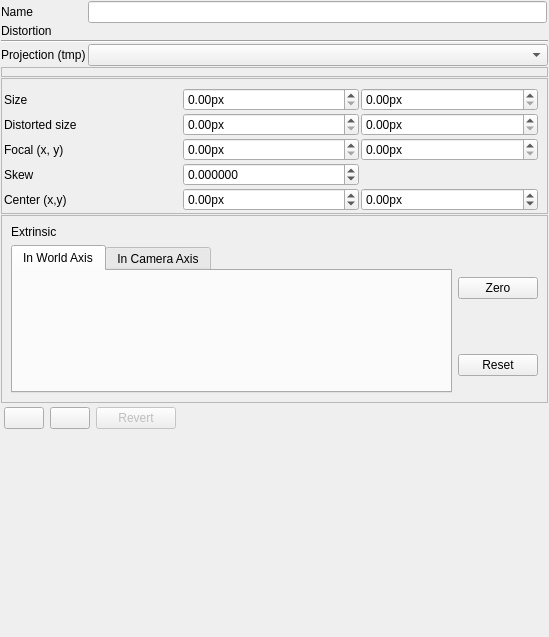
<?xml version="1.0" encoding="UTF-8"?>
<ui version="4.0">
 <class>CameraModelParametersControlWidget</class>
 <widget class="QWidget" name="CameraModelParametersControlWidget">
  <property name="geometry">
   <rect>
    <x>0</x>
    <y>0</y>
    <width>549</width>
    <height>637</height>
   </rect>
  </property>
  <property name="windowTitle">
   <string>Form</string>
  </property>
  <layout class="QGridLayout" name="mainLayout">
   <property name="leftMargin">
    <number>1</number>
   </property>
   <property name="topMargin">
    <number>1</number>
   </property>
   <property name="rightMargin">
    <number>1</number>
   </property>
   <property name="bottomMargin">
    <number>1</number>
   </property>
   <property name="spacing">
    <number>1</number>
   </property>
   <item row="4" column="0" colspan="4">
    <widget class="LensDistortionModelParametersControlWidget" name="lensDistortionWidget" native="true">
     <property name="sizePolicy">
      <sizepolicy hsizetype="Preferred" vsizetype="Minimum">
       <horstretch>0</horstretch>
       <verstretch>0</verstretch>
      </sizepolicy>
     </property>
     <property name="minimumSize">
      <size>
       <width>0</width>
       <height>0</height>
      </size>
     </property>
    </widget>
   </item>
   <item row="16" column="0" colspan="4">
    <widget class="QFrame" name="frame_2">
     <property name="sizePolicy">
      <sizepolicy hsizetype="Preferred" vsizetype="Preferred">
       <horstretch>0</horstretch>
       <verstretch>0</verstretch>
      </sizepolicy>
     </property>
     <property name="minimumSize">
      <size>
       <width>0</width>
       <height>100</height>
      </size>
     </property>
     <property name="frameShape">
      <enum>QFrame::StyledPanel</enum>
     </property>
     <property name="frameShadow">
      <enum>QFrame::Raised</enum>
     </property>
     <layout class="QGridLayout" name="gridLayout">
      <item row="1" column="1">
       <widget class="QPushButton" name="zeroExtrinsicsPushButton">
        <property name="sizePolicy">
         <sizepolicy hsizetype="Fixed" vsizetype="Fixed">
          <horstretch>0</horstretch>
          <verstretch>0</verstretch>
         </sizepolicy>
        </property>
        <property name="toolTip">
         <string>Sets all extrinsic parameteres to 0</string>
        </property>
        <property name="text">
         <string>Zero</string>
        </property>
        <property name="icon">
         <iconset resource="../../resources/main.qrc">
          <normaloff>:/new/prefix1/bullet_blue.png</normaloff>:/new/prefix1/bullet_blue.png</iconset>
        </property>
        <property name="iconSize">
         <size>
          <width>24</width>
          <height>24</height>
         </size>
        </property>
       </widget>
      </item>
      <item row="2" column="1">
       <widget class="QPushButton" name="resetExtrinsicsPushButton">
        <property name="toolTip">
         <string>Sets angles to default camera rotation</string>
        </property>
        <property name="text">
         <string>Reset</string>
        </property>
        <property name="icon">
         <iconset resource="../../resources/main.qrc">
          <normaloff>:/new/prefix1/bullet_orange.png</normaloff>:/new/prefix1/bullet_orange.png</iconset>
        </property>
        <property name="iconSize">
         <size>
          <width>24</width>
          <height>24</height>
         </size>
        </property>
       </widget>
      </item>
      <item row="1" column="0" rowspan="2">
       <widget class="QTabWidget" name="tabWidget">
        <property name="enabled">
         <bool>true</bool>
        </property>
        <property name="sizePolicy">
         <sizepolicy hsizetype="MinimumExpanding" vsizetype="MinimumExpanding">
          <horstretch>0</horstretch>
          <verstretch>0</verstretch>
         </sizepolicy>
        </property>
        <property name="toolTip">
         <string>&lt;html&gt;&lt;head/&gt;&lt;body&gt;&lt;p&gt;World Coordinate&lt;/p&gt;&lt;p&gt;&lt;br/&gt;&lt;/p&gt;&lt;/body&gt;&lt;/html&gt;</string>
        </property>
        <property name="currentIndex">
         <number>0</number>
        </property>
        <widget class="QWidget" name="tab">
         <attribute name="title">
          <string>In World Axis</string>
         </attribute>
         <layout class="QGridLayout" name="gridLayout_2">
          <item row="0" column="0">
           <widget class="Affine3dControlWidget" name="extrinsicWorldWidget" native="true">
            <property name="sizePolicy">
             <sizepolicy hsizetype="Preferred" vsizetype="Fixed">
              <horstretch>0</horstretch>
              <verstretch>0</verstretch>
             </sizepolicy>
            </property>
            <property name="minimumSize">
             <size>
              <width>0</width>
              <height>100</height>
             </size>
            </property>
           </widget>
          </item>
         </layout>
        </widget>
        <widget class="QWidget" name="tab_2">
         <attribute name="title">
          <string>In Camera Axis</string>
         </attribute>
         <layout class="QGridLayout" name="gridLayout_3">
          <item row="0" column="0">
           <widget class="Affine3dControlWidget" name="extrinsicCamWidget" native="true">
            <property name="sizePolicy">
             <sizepolicy hsizetype="Preferred" vsizetype="Fixed">
              <horstretch>0</horstretch>
              <verstretch>0</verstretch>
             </sizepolicy>
            </property>
            <property name="minimumSize">
             <size>
              <width>0</width>
              <height>100</height>
             </size>
            </property>
           </widget>
          </item>
         </layout>
        </widget>
       </widget>
      </item>
      <item row="0" column="0">
       <widget class="QLabel" name="label_4">
        <property name="text">
         <string>Extrinsic</string>
        </property>
       </widget>
      </item>
     </layout>
    </widget>
   </item>
   <item row="2" column="0" colspan="3">
    <widget class="QLabel" name="label">
     <property name="text">
      <string>Distortion</string>
     </property>
    </widget>
   </item>
   <item row="5" column="0" colspan="4">
    <widget class="Line" name="line">
     <property name="orientation">
      <enum>Qt::Horizontal</enum>
     </property>
    </widget>
   </item>
   <item row="6" column="0">
    <widget class="QLabel" name="label_11">
     <property name="text">
      <string>Projection (tmp)</string>
     </property>
    </widget>
   </item>
   <item row="18" column="0" colspan="3">
    <spacer name="verticalSpacer">
     <property name="orientation">
      <enum>Qt::Vertical</enum>
     </property>
     <property name="sizeHint" stdset="0">
      <size>
       <width>20</width>
       <height>40</height>
      </size>
     </property>
    </spacer>
   </item>
   <item row="17" column="0" colspan="4">
    <widget class="QFrame" name="frame">
     <layout class="QHBoxLayout" name="horizontalLayout">
      <property name="leftMargin">
       <number>3</number>
      </property>
      <property name="topMargin">
       <number>3</number>
      </property>
      <property name="rightMargin">
       <number>3</number>
      </property>
      <property name="bottomMargin">
       <number>3</number>
      </property>
      <item>
       <widget class="QPushButton" name="loadPushButton">
        <property name="text">
         <string/>
        </property>
        <property name="icon">
         <iconset resource="../../resources/main.qrc">
          <normaloff>:/new/prefix1/remove.png</normaloff>:/new/prefix1/remove.png</iconset>
        </property>
        <property name="iconSize">
         <size>
          <width>24</width>
          <height>24</height>
         </size>
        </property>
       </widget>
      </item>
      <item>
       <widget class="QPushButton" name="savePushButton">
        <property name="text">
         <string/>
        </property>
        <property name="icon">
         <iconset resource="../../resources/main.qrc">
          <normaloff>:/new/prefix1/install.png</normaloff>:/new/prefix1/install.png</iconset>
        </property>
        <property name="iconSize">
         <size>
          <width>24</width>
          <height>24</height>
         </size>
        </property>
       </widget>
      </item>
      <item>
       <widget class="QPushButton" name="revertButton">
        <property name="enabled">
         <bool>false</bool>
        </property>
        <property name="text">
         <string>Revert</string>
        </property>
        <property name="icon">
         <iconset resource="../../resources/main.qrc">
          <normaloff>:/new/prefix1/refresh.png</normaloff>:/new/prefix1/refresh.png</iconset>
        </property>
        <property name="iconSize">
         <size>
          <width>24</width>
          <height>24</height>
         </size>
        </property>
       </widget>
      </item>
      <item>
       <spacer name="horizontalSpacer">
        <property name="orientation">
         <enum>Qt::Horizontal</enum>
        </property>
        <property name="sizeHint" stdset="0">
         <size>
          <width>40</width>
          <height>20</height>
         </size>
        </property>
       </spacer>
      </item>
     </layout>
    </widget>
   </item>
   <item row="8" column="0" colspan="4">
    <widget class="QFrame" name="oldFrame">
     <property name="minimumSize">
      <size>
       <width>10</width>
       <height>100</height>
      </size>
     </property>
     <property name="frameShape">
      <enum>QFrame::StyledPanel</enum>
     </property>
     <property name="frameShadow">
      <enum>QFrame::Raised</enum>
     </property>
     <layout class="QGridLayout" name="gridLayout_4">
      <property name="leftMargin">
       <number>2</number>
      </property>
      <property name="bottomMargin">
       <number>2</number>
      </property>
      <property name="spacing">
       <number>2</number>
      </property>
      <item row="1" column="0">
       <widget class="QLabel" name="label_5">
        <property name="text">
         <string>Distorted size</string>
        </property>
       </widget>
      </item>
      <item row="3" column="0">
       <widget class="QLabel" name="labelSkew">
        <property name="text">
         <string>Skew</string>
        </property>
       </widget>
      </item>
      <item row="4" column="1">
       <widget class="QDoubleSpinBox" name="spinBoxCx">
        <property name="suffix">
         <string>px</string>
        </property>
        <property name="minimum">
         <double>-1000000000.000000000000000</double>
        </property>
        <property name="maximum">
         <double>1000000000.000000000000000</double>
        </property>
       </widget>
      </item>
      <item row="4" column="0">
       <widget class="QLabel" name="label_12">
        <property name="text">
         <string>Center (x,y)</string>
        </property>
       </widget>
      </item>
      <item row="3" column="1">
       <widget class="QDoubleSpinBox" name="spinBoxSkew">
        <property name="suffix">
         <string/>
        </property>
        <property name="decimals">
         <number>6</number>
        </property>
        <property name="minimum">
         <double>-1000000000.000000000000000</double>
        </property>
        <property name="maximum">
         <double>1000000000.000000000000000</double>
        </property>
       </widget>
      </item>
      <item row="2" column="0">
       <widget class="QLabel" name="labelFocalX">
        <property name="text">
         <string>Focal (x, y)</string>
        </property>
       </widget>
      </item>
      <item row="0" column="0">
       <widget class="QLabel" name="label_3">
        <property name="text">
         <string>Size</string>
        </property>
       </widget>
      </item>
      <item row="1" column="1">
       <widget class="QDoubleSpinBox" name="spinBoxSizeDistortedX">
        <property name="suffix">
         <string>px</string>
        </property>
        <property name="maximum">
         <double>1000000000.000000000000000</double>
        </property>
       </widget>
      </item>
      <item row="0" column="1">
       <widget class="QDoubleSpinBox" name="spinBoxSizeX">
        <property name="suffix">
         <string>px</string>
        </property>
        <property name="maximum">
         <double>1000000000.000000000000000</double>
        </property>
       </widget>
      </item>
      <item row="2" column="1">
       <widget class="QDoubleSpinBox" name="spinBoxFocalX">
        <property name="suffix">
         <string>px</string>
        </property>
        <property name="maximum">
         <double>1000000000.000000000000000</double>
        </property>
       </widget>
      </item>
      <item row="0" column="2">
       <widget class="QDoubleSpinBox" name="spinBoxSizeY">
        <property name="suffix">
         <string>px</string>
        </property>
        <property name="maximum">
         <double>1000000000.000000000000000</double>
        </property>
       </widget>
      </item>
      <item row="1" column="2">
       <widget class="QDoubleSpinBox" name="spinBoxSizeDistortedY">
        <property name="suffix">
         <string>px</string>
        </property>
        <property name="maximum">
         <double>1000000000.000000000000000</double>
        </property>
       </widget>
      </item>
      <item row="2" column="2">
       <widget class="QDoubleSpinBox" name="spinBoxFocalY">
        <property name="suffix">
         <string>px</string>
        </property>
        <property name="maximum">
         <double>1000000000.000000000000000</double>
        </property>
       </widget>
      </item>
      <item row="4" column="2">
       <widget class="QDoubleSpinBox" name="spinBoxCy">
        <property name="suffix">
         <string>px</string>
        </property>
        <property name="minimum">
         <double>-1000000000.000000000000000</double>
        </property>
        <property name="maximum">
         <double>1000000000.000000000000000</double>
        </property>
       </widget>
      </item>
     </layout>
    </widget>
   </item>
   <item row="0" column="2">
    <widget class="QLineEdit" name="cameraNameEdit"/>
   </item>
   <item row="6" column="2" colspan="2">
    <widget class="QComboBox" name="projectionTypeComboBox"/>
   </item>
   <item row="0" column="0">
    <widget class="QLabel" name="label_2">
     <property name="text">
      <string>Name</string>
     </property>
    </widget>
   </item>
   <item row="7" column="0" colspan="4">
    <widget class="QFrame" name="projectionFrame">
     <property name="minimumSize">
      <size>
       <width>10</width>
       <height>10</height>
      </size>
     </property>
     <property name="frameShape">
      <enum>QFrame::StyledPanel</enum>
     </property>
     <property name="frameShadow">
      <enum>QFrame::Raised</enum>
     </property>
    </widget>
   </item>
  </layout>
 </widget>
 <customwidgets>
  <customwidget>
   <class>LensDistortionModelParametersControlWidget</class>
   <extends>QWidget</extends>
   <header>lensDistortionModelParametersControlWidget.h</header>
   <container>1</container>
  </customwidget>
  <customwidget>
   <class>Affine3dControlWidget</class>
   <extends>QWidget</extends>
   <header location="global">affine3dControlWidget.h</header>
   <container>1</container>
  </customwidget>
 </customwidgets>
 <resources>
  <include location="../../resources/main.qrc"/>
 </resources>
 <connections/>
</ui>
